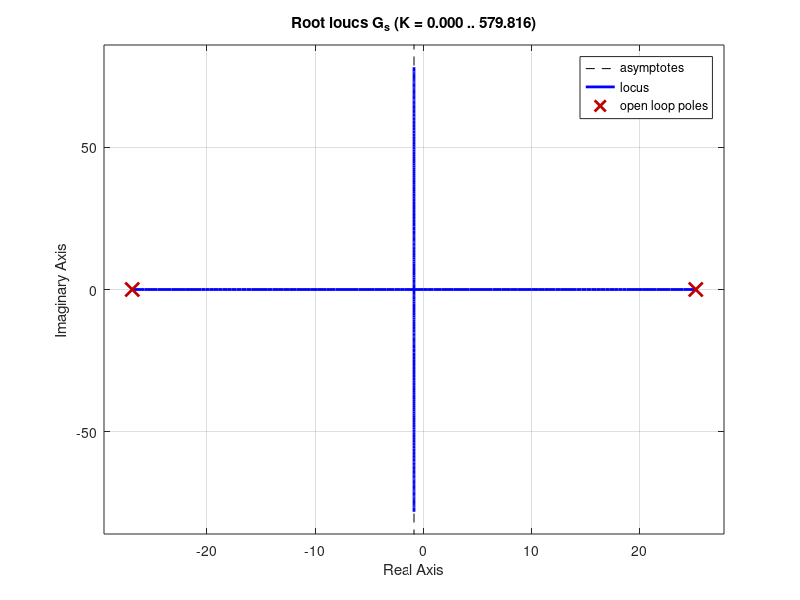

Write the MATLAB code that produced this figure. (Note: this script raises an error after producing the figure.)
b = 1.04e-2; % N * s / mm
m = 6.00e-3; % g
a = 4.06e-0; % N / mm
Tdelay = 10e-3 % s

Fm0 = 7.01e-02; % N / A

Kp = 1; % parameter to vary
Kd = 1 ./ 20;
0
C_s = tf([Kd, Kp], [1]);
G_s = tf([Fm0], [m, b, -a]);
Delay_s = tf([Tdelay .^ 2 ./ 12, -Tdelay ./ 2, 1], ...
             [Tdelay .^ 2 ./ 12,  Tdelay ./ 2, 1]);

G2_s = C_s * G_s
G3_s = G2_s * Delay_s

figure(1);
clf;
rlocus(G_s)

figure(2);
clf;
rlocus(G_s, G2_s)

figure(3);
clf;
rlocus(G3_s)
% 
% figure(4);
% clf;
% rlocus(G_s, G2_s, G3_s)